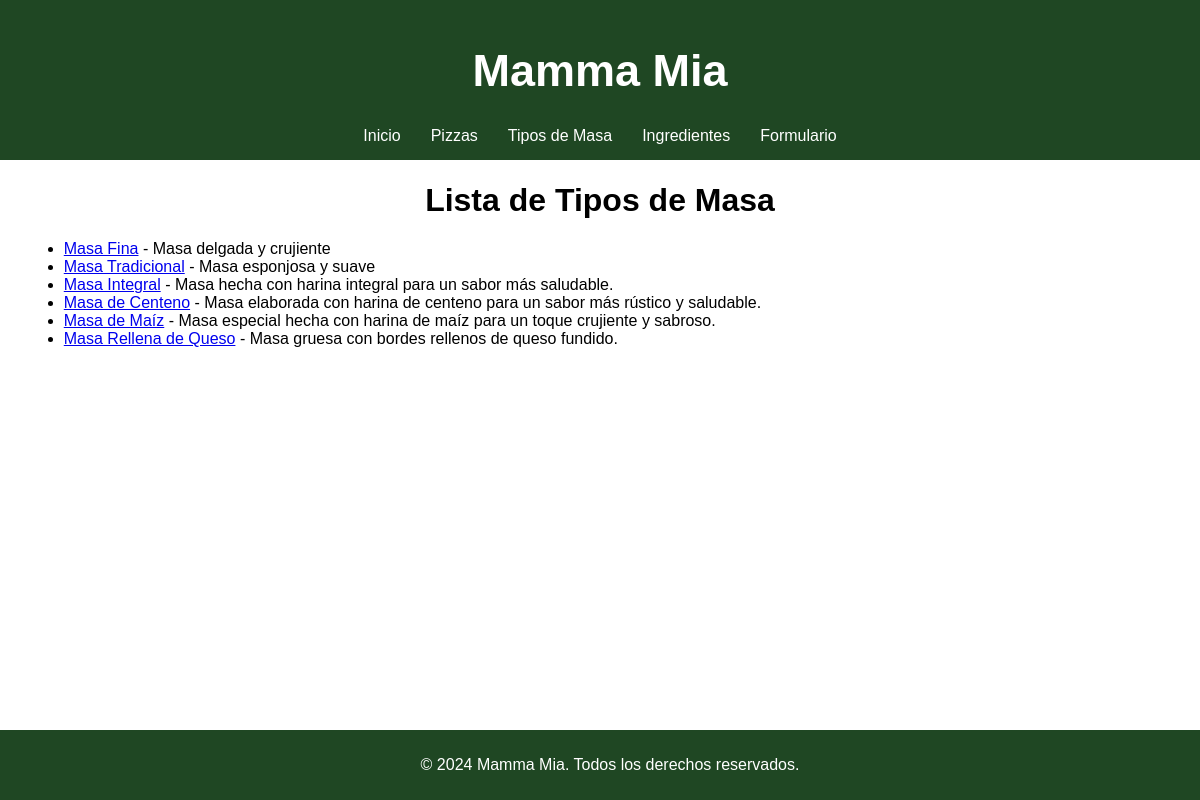
The app's page /tipos_masa/ with its own data.
### pizzeria/models.py (models this page shows, shortened)
class TipoMasa(models.Model):
    nombre = models.CharField(max_length=50)
    descripcion = models.TextField()

### pizzeria/views.py (the view)
# urls.py: path('tipos_masa/', views.lista_tipos_masa, name='lista_tipos_masa'),
def lista_tipos_masa(request):
    tipos_masa = TipoMasa.objects.all()
    return render(request, 'lista_tipos_masa.html', {'tipos_masa': tipos_masa})

### pizzeria/templates/lista_tipos_masa.html (shortened to what this page needs)
{% extends "base.html" %}
{% load static %}
{%block content%}
<main>
    <h1>Lista de Tipos de Masa</h1>
    <ul>
        {% for tipo in tipos_masa %}
            <li><a href="{% url 'detalle_tipo_masa' tipo.id %}">{{ tipo.nombre }}</a> - {{ tipo.descripcion }}</li>
        {% endfor %}
    </ul>
</main>
{%endblock%}

### static/css/styles.css (style rules this page uses)
body { font-family: Arial, sans-serif; margin: 0; padding: 0; }
main { width: 98%; margin: 0 auto; }
main h1 { text-align: center; }

### records on screen
TipoMasa: nombre "Masa Fina", descripcion "Masa delgada y crujiente"
TipoMasa: nombre "Masa Tradicional", descripcion "Masa esponjosa y suave"
TipoMasa: nombre "Masa Integral", descripcion "Masa hecha con harina integral para un sabor más saludable."
TipoMasa: nombre "Masa de Centeno", descripcion "Masa elaborada con harina de centeno para un sabor más rústico y saludable."
TipoMasa: nombre "Masa de Maíz", descripcion "Masa especial hecha con harina de maíz para un toque crujiente y sabroso."
TipoMasa: nombre "Masa Rellena de Queso", descripcion "Masa gruesa con bordes rellenos de queso fundido."
